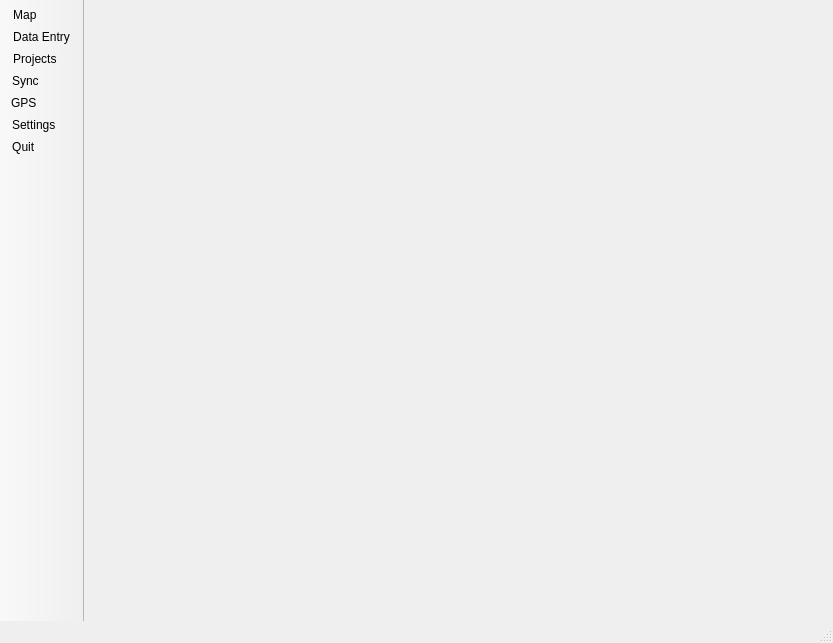
<?xml version="1.0" encoding="UTF-8"?>
<ui version="4.0">
 <class>MainWindow</class>
 <widget class="QMainWindow" name="MainWindow">
  <property name="geometry">
   <rect>
    <x>0</x>
    <y>0</y>
    <width>833</width>
    <height>643</height>
   </rect>
  </property>
  <property name="sizePolicy">
   <sizepolicy hsizetype="Preferred" vsizetype="Preferred">
    <horstretch>0</horstretch>
    <verstretch>0</verstretch>
   </sizepolicy>
  </property>
  <property name="windowTitle">
   <string>IntraMaps Roam: Mobile Data Collection</string>
  </property>
  <property name="windowIcon">
   <iconset resource="../resources.qrc">
    <normaloff>:/branding/logo</normaloff>:/branding/logo</iconset>
  </property>
  <property name="windowOpacity">
   <double>1.000000000000000</double>
  </property>
  <property name="styleSheet">
   <string notr="true"/>
  </property>
  <property name="iconSize">
   <size>
    <width>32</width>
    <height>32</height>
   </size>
  </property>
  <widget class="QWidget" name="centralwidget">
   <layout class="QGridLayout" name="gridLayout">
    <property name="margin">
     <number>0</number>
    </property>
    <property name="spacing">
     <number>0</number>
    </property>
    <item row="0" column="0">
     <widget class="QStackedWidget" name="stackedWidget">
      <property name="styleSheet">
       <string notr="true"/>
      </property>
      <property name="currentIndex">
       <number>6</number>
      </property>
      <widget class="MapWidget" name="canvas_page">
       <property name="styleSheet">
        <string notr="true"/>
       </property>
      </widget>
      <widget class="ProjectsWidget" name="projectwidget">
       <property name="styleSheet">
        <string notr="true"/>
       </property>
      </widget>
      <widget class="SettingsWidget" name="settingswidget">
       <property name="styleSheet">
        <string notr="true"/>
       </property>
      </widget>
      <widget class="QWidget" name="loadin_page">
       <property name="sizePolicy">
        <sizepolicy hsizetype="Ignored" vsizetype="Ignored">
         <horstretch>0</horstretch>
         <verstretch>0</verstretch>
        </sizepolicy>
       </property>
       <layout class="QVBoxLayout" name="verticalLayout">
        <item>
         <widget class="QLabel" name="projectimage">
          <property name="sizePolicy">
           <sizepolicy hsizetype="Expanding" vsizetype="Expanding">
            <horstretch>0</horstretch>
            <verstretch>0</verstretch>
           </sizepolicy>
          </property>
          <property name="text">
           <string/>
          </property>
          <property name="scaledContents">
           <bool>false</bool>
          </property>
          <property name="alignment">
           <set>Qt::AlignCenter</set>
          </property>
         </widget>
        </item>
        <item>
         <widget class="QLabel" name="projectloading_label">
          <property name="font">
           <font>
            <pointsize>32</pointsize>
           </font>
          </property>
          <property name="styleSheet">
           <string notr="true"/>
          </property>
          <property name="text">
           <string>Project {} Loading</string>
          </property>
          <property name="scaledContents">
           <bool>true</bool>
          </property>
          <property name="alignment">
           <set>Qt::AlignCenter</set>
          </property>
         </widget>
        </item>
        <item>
         <widget class="QLabel" name="label_2">
          <property name="font">
           <font>
            <pointsize>24</pointsize>
           </font>
          </property>
          <property name="text">
           <string>Please wait....</string>
          </property>
          <property name="scaledContents">
           <bool>true</bool>
          </property>
          <property name="alignment">
           <set>Qt::AlignCenter</set>
          </property>
         </widget>
        </item>
       </layout>
      </widget>
      <widget class="QWidget" name="widgetpage">
       <property name="styleSheet">
        <string notr="true"/>
       </property>
       <layout class="QGridLayout" name="gridLayout_5">
        <property name="leftMargin">
         <number>3</number>
        </property>
        <property name="topMargin">
         <number>0</number>
        </property>
        <property name="rightMargin">
         <number>3</number>
        </property>
        <property name="bottomMargin">
         <number>0</number>
        </property>
       </layout>
      </widget>
      <widget class="SyncWidget" name="syncwidget">
      </widget>
      <widget class="GPSWidget" name="gpswidget">
      </widget>
     </widget>
    </item>
   </layout>
  </widget>
  <widget class="QStatusBar" name="statusbar"/>
  <widget class="HideableToolbar" name="menutoolbar">
   <property name="contextMenuPolicy">
    <enum>Qt::PreventContextMenu</enum>
   </property>
   <property name="windowTitle">
    <string>sidetoolbar</string>
   </property>
   <property name="styleSheet">
    <string notr="true"/>
   </property>
   <property name="movable">
    <bool>false</bool>
   </property>
   <property name="iconSize">
    <size>
     <width>48</width>
     <height>48</height>
    </size>
   </property>
   <property name="toolButtonStyle">
    <enum>Qt::ToolButtonTextBesideIcon</enum>
   </property>
   <property name="floatable">
    <bool>false</bool>
   </property>
   <property name="page" stdset="0">
    <number>5</number>
   </property>
   <attribute name="toolBarArea">
    <enum>LeftToolBarArea</enum>
   </attribute>
   <attribute name="toolBarBreak">
    <bool>false</bool>
   </attribute>
   <addaction name="actionMap"/>
   <addaction name="actionDataEntry"/>
   <addaction name="actionProject"/>
   <addaction name="actionSync"/>
   <addaction name="actionGPS"/>
   <addaction name="actionSettings"/>
   <addaction name="actionQuit"/>
  </widget>
  <action name="actionMap">
   <property name="checkable">
    <bool>true</bool>
   </property>
   <property name="icon">
    <iconset resource="../resources.qrc">
     <normaloff>:/icons/map</normaloff>:/icons/map</iconset>
   </property>
   <property name="text">
    <string>Map</string>
   </property>
   <property name="iconText">
    <string>Map          </string>
   </property>
   <property name="page" stdset="0">
    <number>0</number>
   </property>
  </action>
  <action name="actionProject">
   <property name="checkable">
    <bool>true</bool>
   </property>
   <property name="icon">
    <iconset resource="../resources.qrc">
     <normaloff>:/icons/open</normaloff>:/icons/open</iconset>
   </property>
   <property name="text">
    <string>Projects</string>
   </property>
   <property name="iconText">
    <string>Projects    </string>
   </property>
   <property name="page" stdset="0">
    <number>1</number>
   </property>
  </action>
  <action name="actionSettings">
   <property name="checkable">
    <bool>true</bool>
   </property>
   <property name="icon">
    <iconset resource="../resources.qrc">
     <normaloff>:/icons/config</normaloff>:/icons/config</iconset>
   </property>
   <property name="text">
    <string>Settings</string>
   </property>
   <property name="iconText">
    <string>Settings     </string>
   </property>
   <property name="page" stdset="0">
    <number>2</number>
   </property>
  </action>
  <action name="actionQuit">
   <property name="icon">
    <iconset resource="../resources.qrc">
     <normaloff>:/icons/quit</normaloff>:/icons/quit</iconset>
   </property>
   <property name="text">
    <string>Quit</string>
   </property>
   <property name="iconText">
    <string>Quit           </string>
   </property>
  </action>
  <action name="actionHome">
   <property name="icon">
    <iconset resource="../resources.qrc">
     <normaloff>:/icons/home</normaloff>:/icons/home</iconset>
   </property>
   <property name="text">
    <string>Home View</string>
   </property>
   <property name="toolTip">
    <string>Home View</string>
   </property>
  </action>
  <action name="actionPan">
   <property name="checkable">
    <bool>true</bool>
   </property>
   <property name="icon">
    <iconset resource="../resources.qrc">
     <normaloff>:/icons/pan</normaloff>:/icons/pan</iconset>
   </property>
   <property name="text">
    <string>Pan</string>
   </property>
  </action>
  <action name="actionZoom_In">
   <property name="checkable">
    <bool>true</bool>
   </property>
   <property name="icon">
    <iconset resource="../resources.qrc">
     <normaloff>:/icons/in</normaloff>:/icons/in</iconset>
   </property>
   <property name="text">
    <string>Zoom In</string>
   </property>
  </action>
  <action name="actionZoom_Out">
   <property name="checkable">
    <bool>true</bool>
   </property>
   <property name="icon">
    <iconset resource="../resources.qrc">
     <normaloff>:/icons/out</normaloff>:/icons/out</iconset>
   </property>
   <property name="text">
    <string>Zoom Out</string>
   </property>
  </action>
  <action name="actionRaster">
   <property name="icon">
    <iconset resource="../resources.qrc">
     <normaloff>:/icons/photo</normaloff>:/icons/photo</iconset>
   </property>
   <property name="text">
    <string>Aerial Photo</string>
   </property>
  </action>
  <action name="actionEdit_Tools">
   <property name="checkable">
    <bool>true</bool>
   </property>
   <property name="icon">
    <iconset>
     <normaloff>:/icons/edittools</normaloff>:/icons/edittools</iconset>
   </property>
   <property name="text">
    <string>Edit Tools</string>
   </property>
  </action>
  <action name="actionEdit_Attributes">
   <property name="checkable">
    <bool>true</bool>
   </property>
   <property name="icon">
    <iconset resource="../resources.qrc">
     <normaloff>:/icons/edit</normaloff>:/icons/edit</iconset>
   </property>
   <property name="text">
    <string>Edit Attributes</string>
   </property>
  </action>
  <action name="actionEnable_GPS">
   <property name="icon">
    <iconset resource="../resources.qrc">
     <normaloff>:/icons/gps</normaloff>:/icons/gps</iconset>
   </property>
   <property name="text">
    <string>Enable GPS</string>
   </property>
  </action>
  <action name="actionSync">
   <property name="checkable">
    <bool>true</bool>
   </property>
   <property name="icon">
    <iconset resource="../resources.qrc">
     <normaloff>:/icons/sync</normaloff>:/icons/sync</iconset>
   </property>
   <property name="text">
    <string>Sync     </string>
   </property>
   <property name="iconText">
    <string>Sync          </string>
   </property>
   <property name="page" stdset="0">
    <number>5</number>
   </property>
  </action>
  <action name="actionMove">
   <property name="checkable">
    <bool>true</bool>
   </property>
   <property name="icon">
    <iconset resource="../resources.qrc">
     <normaloff>:/icons/move</normaloff>:/icons/move</iconset>
   </property>
   <property name="text">
    <string>Move Feature</string>
   </property>
  </action>
  <action name="actionGPSFeature">
   <property name="icon">
    <iconset resource="../resources.qrc">
     <normaloff>:/icons/gpsadd</normaloff>:/icons/gpsadd</iconset>
   </property>
   <property name="text">
    <string>Capture at GPS</string>
   </property>
   <property name="toolTip">
    <string>Capture at GPS</string>
   </property>
  </action>
  <action name="actionDataEntry">
   <property name="checkable">
    <bool>true</bool>
   </property>
   <property name="icon">
    <iconset resource="../resources.qrc">
     <normaloff>:/icons/dataentry</normaloff>:/icons/dataentry</iconset>
   </property>
   <property name="text">
    <string>Data Entry</string>
   </property>
   <property name="iconText">
    <string>Data Entry</string>
   </property>
   <property name="page" stdset="0">
    <number>4</number>
   </property>
  </action>
  <action name="actionInfo">
   <property name="checkable">
    <bool>true</bool>
   </property>
   <property name="icon">
    <iconset resource="../resources.qrc">
     <normaloff>:/icons/info</normaloff>:/icons/info</iconset>
   </property>
   <property name="text">
    <string>Select</string>
   </property>
  </action>
  <action name="actionGPS">
   <property name="checkable">
    <bool>true</bool>
   </property>
   <property name="icon">
    <iconset resource="../resources.qrc">
     <normaloff>:/icons/gps</normaloff>:/icons/gps</iconset>
   </property>
   <property name="text">
    <string>GPS</string>
   </property>
   <property name="iconText">
    <string>GPS           </string>
   </property>
   <property name="page" stdset="0">
    <number>6</number>
   </property>
  </action>
  <action name="actionLegend">
   <property name="checkable">
    <bool>true</bool>
   </property>
   <property name="icon">
    <iconset resource="../resources.qrc">
     <normaloff>:/icons/legend</normaloff>:/icons/legend</iconset>
   </property>
   <property name="text">
    <string>Legend</string>
   </property>
   <property name="iconText">
    <string>Legend      </string>
   </property>
   <property name="page" stdset="0">
    <number>7</number>
   </property>
  </action>
 </widget>
 <customwidgets>
  <customwidget>
   <class>HideableToolbar</class>
   <extends>QToolBar</extends>
   <header>roam.gui</header>
  </customwidget>
  <customwidget>
   <class>GPSWidget</class>
   <extends>QWidget</extends>
   <header>roam.gui</header>
   <container>1</container>
  </customwidget>
  <customwidget>
   <class>SyncWidget</class>
   <extends>QWidget</extends>
   <header>roam.gui</header>
   <container>1</container>
  </customwidget>
  <customwidget>
   <class>SettingsWidget</class>
   <extends>QWidget</extends>
   <header>roam.gui</header>
   <container>1</container>
  </customwidget>
  <customwidget>
   <class>ProjectsWidget</class>
   <extends>QWidget</extends>
   <header>roam.gui</header>
   <container>1</container>
  </customwidget>
  <customwidget>
   <class>MapWidget</class>
   <extends>QWidget</extends>
   <header>roam.gui</header>
   <container>1</container>
  </customwidget>
 </customwidgets>
 <resources>
  <include location="../resources.qrc"/>
 </resources>
 <connections/>
</ui>
